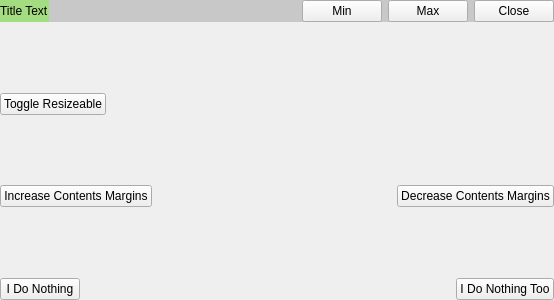
<?xml version="1.0" encoding="UTF-8"?>
<ui version="4.0">
 <class>MainWindow</class>
 <widget class="QMainWindow" name="MainWindow">
  <property name="geometry">
   <rect>
    <x>0</x>
    <y>0</y>
    <width>554</width>
    <height>300</height>
   </rect>
  </property>
  <property name="windowTitle">
   <string>MainWindow</string>
  </property>
  <widget class="QWidget" name="centralWidget">
   <layout class="QVBoxLayout" name="verticalLayout">
    <property name="leftMargin">
     <number>0</number>
    </property>
    <property name="topMargin">
     <number>0</number>
    </property>
    <property name="rightMargin">
     <number>0</number>
    </property>
    <property name="bottomMargin">
     <number>0</number>
    </property>
    <item>
     <widget class="QWidget" name="widgetTitlebar" native="true">
      <property name="styleSheet">
       <string notr="true">#widgetTitlebar{
background-color: rgb(200, 200,200);
}</string>
      </property>
      <layout class="QHBoxLayout" name="horizontalLayout_3">
       <property name="spacing">
        <number>0</number>
       </property>
       <property name="leftMargin">
        <number>0</number>
       </property>
       <property name="topMargin">
        <number>0</number>
       </property>
       <property name="rightMargin">
        <number>0</number>
       </property>
       <property name="bottomMargin">
        <number>0</number>
       </property>
       <item>
        <layout class="QHBoxLayout" name="horizontalLayout">
         <item>
          <widget class="QLabel" name="labelTitleText">
           <property name="sizePolicy">
            <sizepolicy hsizetype="Preferred" vsizetype="Preferred">
             <horstretch>0</horstretch>
             <verstretch>0</verstretch>
            </sizepolicy>
           </property>
           <property name="styleSheet">
            <string notr="true">background-color: rgb(164, 220, 129);</string>
           </property>
           <property name="text">
            <string>Title Text</string>
           </property>
          </widget>
         </item>
         <item>
          <spacer name="horizontalSpacer">
           <property name="orientation">
            <enum>Qt::Horizontal</enum>
           </property>
           <property name="sizeType">
            <enum>QSizePolicy::MinimumExpanding</enum>
           </property>
           <property name="sizeHint" stdset="0">
            <size>
             <width>100</width>
             <height>20</height>
            </size>
           </property>
          </spacer>
         </item>
         <item>
          <widget class="QPushButton" name="btnMin">
           <property name="sizePolicy">
            <sizepolicy hsizetype="Preferred" vsizetype="Fixed">
             <horstretch>0</horstretch>
             <verstretch>0</verstretch>
            </sizepolicy>
           </property>
           <property name="minimumSize">
            <size>
             <width>0</width>
             <height>0</height>
            </size>
           </property>
           <property name="maximumSize">
            <size>
             <width>16777215</width>
             <height>16777215</height>
            </size>
           </property>
           <property name="text">
            <string>Min</string>
           </property>
          </widget>
         </item>
         <item>
          <widget class="QPushButton" name="btnMax">
           <property name="sizePolicy">
            <sizepolicy hsizetype="Preferred" vsizetype="Fixed">
             <horstretch>0</horstretch>
             <verstretch>0</verstretch>
            </sizepolicy>
           </property>
           <property name="maximumSize">
            <size>
             <width>16777215</width>
             <height>16777215</height>
            </size>
           </property>
           <property name="text">
            <string>Max</string>
           </property>
          </widget>
         </item>
         <item>
          <widget class="QPushButton" name="btnClose">
           <property name="sizePolicy">
            <sizepolicy hsizetype="Preferred" vsizetype="Fixed">
             <horstretch>0</horstretch>
             <verstretch>0</verstretch>
            </sizepolicy>
           </property>
           <property name="maximumSize">
            <size>
             <width>16777215</width>
             <height>16777215</height>
            </size>
           </property>
           <property name="text">
            <string>Close</string>
           </property>
          </widget>
         </item>
        </layout>
       </item>
      </layout>
     </widget>
    </item>
    <item>
     <spacer name="verticalSpacer_2">
      <property name="orientation">
       <enum>Qt::Vertical</enum>
      </property>
      <property name="sizeHint" stdset="0">
       <size>
        <width>20</width>
        <height>40</height>
       </size>
      </property>
     </spacer>
    </item>
    <item>
     <layout class="QHBoxLayout" name="horizontalLayout_5">
      <item>
       <widget class="QPushButton" name="btnResizeable">
        <property name="text">
         <string>Toggle Resizeable</string>
        </property>
       </widget>
      </item>
      <item>
       <spacer name="horizontalSpacer_3">
        <property name="orientation">
         <enum>Qt::Horizontal</enum>
        </property>
        <property name="sizeHint" stdset="0">
         <size>
          <width>40</width>
          <height>20</height>
         </size>
        </property>
       </spacer>
      </item>
     </layout>
    </item>
    <item>
     <spacer name="verticalSpacer_3">
      <property name="orientation">
       <enum>Qt::Vertical</enum>
      </property>
      <property name="sizeHint" stdset="0">
       <size>
        <width>20</width>
        <height>40</height>
       </size>
      </property>
     </spacer>
    </item>
    <item>
     <layout class="QHBoxLayout" name="horizontalLayout_4">
      <item>
       <widget class="QPushButton" name="btnIncreaseMargin">
        <property name="text">
         <string>Increase Contents Margins</string>
        </property>
       </widget>
      </item>
      <item>
       <widget class="QLabel" name="labelMargins">
        <property name="sizePolicy">
         <sizepolicy hsizetype="Expanding" vsizetype="Preferred">
          <horstretch>0</horstretch>
          <verstretch>0</verstretch>
         </sizepolicy>
        </property>
        <property name="text">
         <string/>
        </property>
       </widget>
      </item>
      <item>
       <widget class="QPushButton" name="btnDecreaseMargin">
        <property name="text">
         <string>Decrease Contents Margins</string>
        </property>
       </widget>
      </item>
     </layout>
    </item>
    <item>
     <spacer name="verticalSpacer">
      <property name="orientation">
       <enum>Qt::Vertical</enum>
      </property>
      <property name="sizeType">
       <enum>QSizePolicy::Expanding</enum>
      </property>
      <property name="sizeHint" stdset="0">
       <size>
        <width>20</width>
        <height>40</height>
       </size>
      </property>
     </spacer>
    </item>
    <item>
     <layout class="QHBoxLayout" name="horizontalLayout_2">
      <item>
       <widget class="QPushButton" name="pushButton_2">
        <property name="text">
         <string>I Do Nothing</string>
        </property>
       </widget>
      </item>
      <item>
       <spacer name="horizontalSpacer_2">
        <property name="orientation">
         <enum>Qt::Horizontal</enum>
        </property>
        <property name="sizeHint" stdset="0">
         <size>
          <width>40</width>
          <height>20</height>
         </size>
        </property>
       </spacer>
      </item>
      <item>
       <widget class="QPushButton" name="pushButton">
        <property name="text">
         <string>I Do Nothing Too</string>
        </property>
       </widget>
      </item>
     </layout>
    </item>
   </layout>
  </widget>
  <action name="action_MenuItem1">
   <property name="text">
    <string>MenuItem1</string>
   </property>
  </action>
  <action name="actionMenuItem2">
   <property name="text">
    <string>MenuItem2</string>
   </property>
  </action>
 </widget>
 <layoutdefault spacing="6" margin="11"/>
 <resources/>
 <connections/>
</ui>
